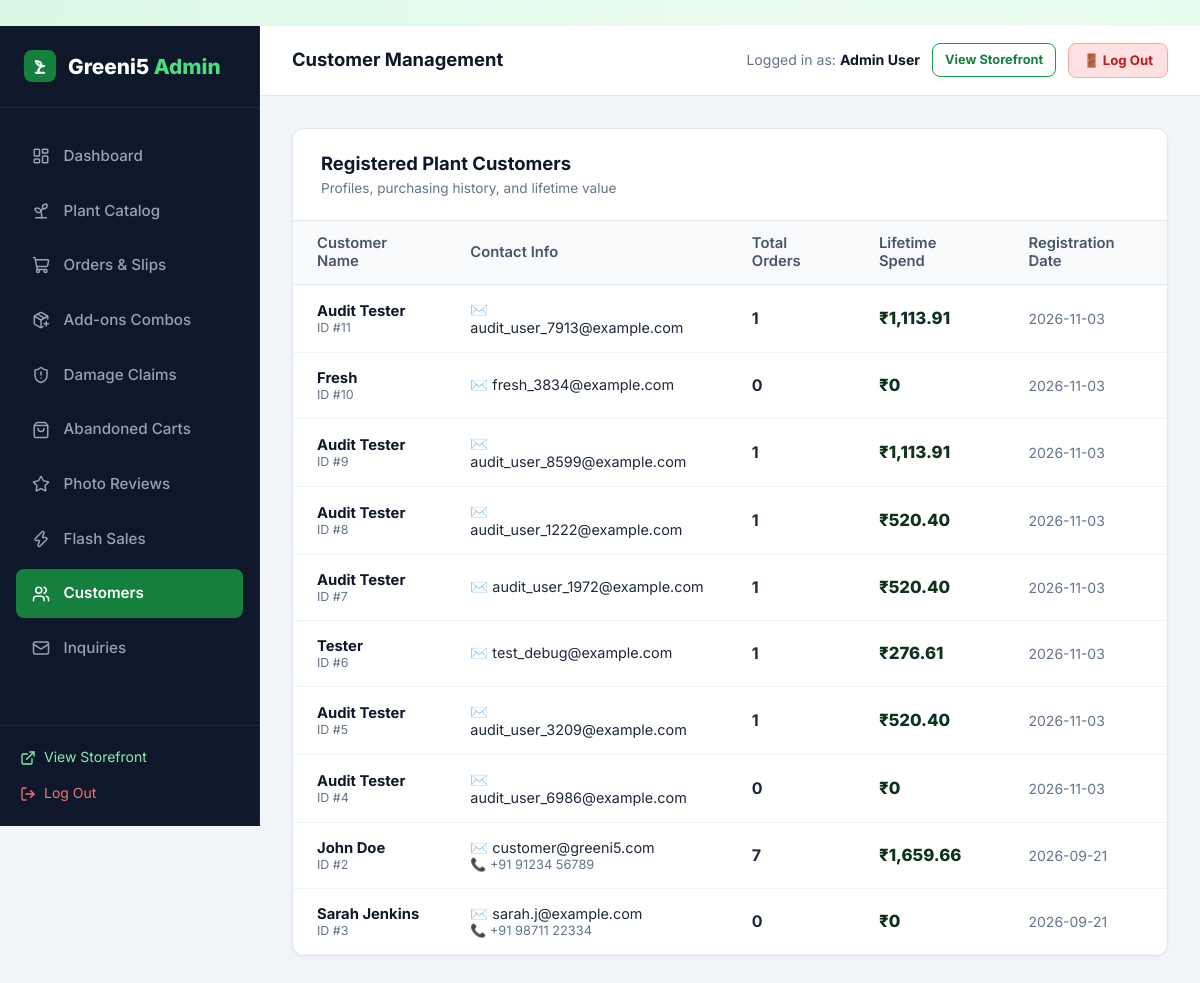
The page /admin/customers (signed in) on the database its author committed.
### tables this page shows
CREATE TABLE users (
    id INTEGER PRIMARY KEY AUTOINCREMENT,
    name TEXT NOT NULL,
    email TEXT UNIQUE NOT NULL,
    password_hash TEXT NOT NULL,
    role TEXT NOT NULL DEFAULT 'customer',
    phone TEXT,
    created_at TIMESTAMP DEFAULT CURRENT_TIMESTAMP
);

### app.py (the view)
@app.route('/admin/customers')
@admin_required
def admin_customers():
    customers = query_db('''
        SELECT u.*,
               COUNT(o.id) as total_orders,
               COALESCE(SUM(o.total_amount), 0.0) as total_spent
        FROM users u
        LEFT JOIN orders o ON u.id = o.user_id AND o.order_status != "Rejected"
        WHERE u.role = "customer"
        GROUP BY u.id
        ORDER BY u.created_at DESC
    ''')
    return render_template('admin/customers.html', customers=customers)

### app.py (called while the page is built)
@app.after_request
def add_cache_control_headers(response):
    if response.content_type and 'text/html' in response.content_type:
        response.headers['Cache-Control'] = 'no-cache, no-store, must-revalidate, max-age=0'
        response.headers['Pragma'] = 'no-cache'
        response.headers['Expires'] = '0'
    return response

@app.template_filter('currency')
def currency_filter(amount):
    try:
        val = float(amount)
        return f"₹{val:,.2f}".rstrip('0').rstrip('.') if val % 1 == 0 else f"₹{val:,.2f}"
    except (ValueError, TypeError):
        return f"₹{amount}"

def admin_required(f):
    @wraps(f)
    def decorated_function(*args, **kwargs):
        if 'user_id' not in session:
            flash('Admin authentication required.', 'warning')
            return redirect(url_for('login', next=request.full_path.rstrip('?')))
        user = query_db('SELECT role FROM users WHERE id = ?', (session['user_id'],), one=True)
        if not user or user['role'] != 'admin':
            flash('Access denied. Administrator privileges required.', 'danger')
            return redirect(url_for('index'))
        return f(*args, **kwargs)
    return decorated_function

### database.py (called while the page is built)
def get_db():
    db = getattr(g, '_database', None)
    if db is None:
        db = g._database = sqlite3.connect(DATABASE)
        db.row_factory = sqlite3.Row
        db.execute('PRAGMA foreign_keys = ON;')
    return db

def query_db(query, args=(), one=False):
    cur = get_db().execute(query, args)
    rv = cur.fetchall()
    cur.close()
    return (rv[0] if rv else None) if one else rv

### templates/admin/customers.html (shortened to what this page needs)
﻿{% extends "admin/base_admin.html" %}
{% block page_title %}Customer Management{% endblock %}
{% block admin_content %}
<div class="admin-card">
  <div class="admin-card-header">
    <div>
      <h3>Registered Plant Customers</h3>
      <p style="font-size: 0.85rem; color: #64748b;">Profiles, purchasing history, and lifetime value</p>
    </div>
  </div>
  <div class="table-responsive">
    <table class="admin-table">
      <thead>
        <tr>
          <th>Customer Name</th>
          <th>Contact Info</th>
          <th>Total Orders</th>
          <th>Lifetime Spend</th>
          <th>Registration Date</th>
        </tr>
      </thead>
      <tbody>
        {% if customers %}
          {% for cust in customers %}
            <tr>
              <td>
                <div style="font-weight: 700; color: #0f172a;">{{ cust.name }}</div>
                <div style="font-size: 0.78rem; color: #64748b;">ID #{{ cust.id }}</div>
              </td>
              <td>
                <div style="font-size: 0.9rem;">✉️ {{ cust.email }}</div>
                {% if cust.phone %}
                  <div style="font-size: 0.8rem; color: #64748b;">📞 {{ cust.phone }}</div>
                {% endif %}
              </td>
              <td style="font-weight: 700; font-size: 1rem;">
                {{ cust.total_orders }}
              </td>
              <td style="font-weight: 800; font-size: 1.05rem; color: var(--primary-dark);">
                {{ cust.total_spent | currency }}
              </td>
              <td style="color: #64748b; font-size: 0.875rem;">
                {{ cust.created_at.split()[0] if cust.created_at else '2026' }}
              </td>
            </tr>
          {% endfor %}
        {% else %}
          <tr>
            <td colspan="5" style="text-align: center; padding: 3rem; color: #64748b;">
              No registered customers yet.
            </td>
          </tr>
        {% endif %}
      </tbody>
    </table>
  </div>
</div>
{% endblock %}

### templates/admin/base_admin.html (shortened to what this page needs)
<!DOCTYPE html>
<html lang="en">
<head>
  <link rel="stylesheet" href="{{ url_for('static', filename='css/style.css') }}?v={{ asset_version }}">
  <link rel="stylesheet" href="{{ url_for('static', filename='css/admin.css') }}?v={{ asset_version }}">
</head>
<body>
<div class="admin-layout">
  <aside class="admin-sidebar">
    <div class="admin-brand">
      <div class="leaf-icon" style="width: 32px; height: 32px; background: #15803d; border-radius: 8px; display: flex; align-items: center; justify-content: center; color: white;">
        <svg width="20" height="20" viewBox="0 0 24 24" fill="none" stroke="#ffffff" stroke-width="2.4" stroke-linecap="round" stroke-linejoin="round">
          <path d="M7 20h10"/>
          <path d="M10 20c0-4.4 2-8 7-8"/>
          <path d="M14 12c-3.5 0-6.5-2.5-7-6 4 0 7 2 7 6Z" fill="rgba(255,255,255,0.25)"/>
          <path d="M10 20v-3"/>
        </svg>
      </div>
      <div>Greeni5 <span>Admin</span></div>
    </div>
    <ul class="admin-nav">
      <li>
        <a href="{{ url_for('admin_dashboard') }}" class="{{ 'active' if request.endpoint == 'admin_dashboard' else '' }}">
          <i data-lucide="layout-dashboard" style="width: 18px;"></i> Dashboard
        </a>
      </li>
      <li>
        <a href="{{ url_for('admin_plants') }}" class="{{ 'active' if request.endpoint in ['admin_plants', 'admin_plant_add', 'admin_plant_edit'] else '' }}">
          <i data-lucide="sprout" style="width: 18px;"></i> Plant Catalog
        </a>
      </li>
      <li>
        <a href="{{ url_for('admin_orders') }}" class="{{ 'active' if request.endpoint == 'admin_orders' else '' }}">
          <i data-lucide="shopping-cart" style="width: 18px;"></i> Orders & Slips
        </a>
      </li>
      <li>
        <a href="{{ url_for('admin_addons') }}" class="{{ 'active' if request.endpoint == 'admin_addons' else '' }}">
          <i data-lucide="package-plus" style="width: 18px;"></i> Add-ons Combos
        </a>
      </li>
      <li>
        <a href="{{ url_for('admin_replacements') }}" class="{{ 'active' if request.endpoint == 'admin_replacements' else '' }}">
          <i data-lucide="shield-alert" style="width: 18px;"></i> Damage Claims
        </a>
      </li>
      <li>
        <a href="{{ url_for('admin_abandoned_carts') }}" class="{{ 'active' if request.endpoint == 'admin_abandoned_carts' else '' }}">
          <i data-lucide="shopping-bag" style="width: 18px;"></i> Abandoned Carts
        </a>
      </li>
      <li>
        <a href="{{ url_for('admin_reviews') }}" class="{{ 'active' if request.endpoint == 'admin_reviews' else '' }}">
          <i data-lucide="star" style="width: 18px;"></i> Photo Reviews
        </a>
      </li>
      <li>
        <a href="{{ url_for('admin_promotions') }}" class="{{ 'active' if request.endpoint == 'admin_promotions' else '' }}">
          <i data-lucide="zap" style="width: 18px;"></i> Flash Sales
        </a>
      </li>
      <li>
        <a href="{{ url_for('admin_customers') }}" class="{{ 'active' if request.endpoint == 'admin_customers' else '' }}">
          <i data-lucide="users" style="width: 18px;"></i> Customers
        </a>
      </li>
      <li>
        <a href="{{ url_for('admin_messages') }}" class="{{ 'active' if request.endpoint == 'admin_messages' else '' }}">
          <i data-lucide="mail" style="width: 18px;"></i> Inquiries
        </a>
      </li>
    </ul>
    <div class="admin-sidebar-footer">
      <a href="{{ url_for('index') }}" style="display: flex; align-items: center; gap: 0.5rem; color: #86efac; font-size: 0.875rem; margin-bottom: 0.75rem;">
        <i data-lucide="external-link" style="width: 16px;"></i> View Storefront
      </a>
      <a href="{{ url_for('logout') }}" style="display: flex; align-items: center; gap: 0.5rem; color: #f87171; font-size: 0.875rem;">
        <i data-lucide="log-out" style="width: 16px;"></i> Log Out
      </a>
    </div>
  </aside>
  <div class="admin-main">
    <header class="admin-topbar">
      <div style="font-weight: 700; font-size: 1.15rem; color: #0f172a;">
        {% block page_title %}Overview Dashboard{% endblock %}
      </div>
      <div style="display: flex; align-items: center; gap: 0.75rem;">
        <span style="font-size: 0.88rem; color: #64748b;">Logged in as: <strong style="color: #0f172a;">{{ current_user.name }}</strong></span>
        <a href="{{ url_for('index') }}" class="btn btn-outline btn-sm" style="font-size: 0.8rem; padding: 6px 12px; border-radius: 8px;">
          View Storefront
        </a>
        <a href="{{ url_for('logout') }}" class="btn btn-sm" style="background: #fee2e2; color: #b91c1c; border: 1.5px solid #fca5a5; font-size: 0.825rem; padding: 6px 14px; border-radius: 8px; font-weight: 700; text-decoration: none;">
          🚪 Log Out
        </a>
      </div>
    </header>
    <main class="admin-content">
      {% block admin_content %}{% endblock %}
    </main>
  </div>
</div>
</body>
</html>

### static/css/style.css (style rules this page uses)
:root { --primary: #16a34a; --primary-hover: #15803d; --primary-glow: rgba(34, 197, 94, 0.4); --primary-light: rgba(220, 252, 231, 0.7); --primary-border: rgba(187, 247, 208, 0.8); --accent: #f59e0b; --text-main: #0e331c; --text-muted: #3d5e49; --text-light: #73947f; --glass-bg: rgba(255, 255, 255, 0.75); --glass-bg-hover: rgba(255, 255, 255, 0.9); --glass-bg-subtle: rgba(240, 253, 244, 0.65); --glass-border: rgba(255, 255, 255, 0.85); --glass-border-green: rgba(134, 239, 172, 0.5); --glass-shadow: 0 10px 30px 0 rgba(22, 101, 52, 0.07), inset 0 1px 1px 0 rgba(255, 255, 255, 0.9); --glass-shadow-hover: 0 18px 40px 0 rgba(22, 163, 74, 0.16), inset 0 1px 2px 0 rgba(255, 255, 255, 1); --glass-blur: blur(16px); --radius-sm: 10px; --radius: 16px; --radius-lg: 24px; --radius-full: 9999px; --transition: all 0.3s cubic-bezier(0.16, 1, 0.3, 1); }
*, *::before, *::after { box-sizing: border-box; margin: 0; padding: 0; }
body { font-family: 'Inter', system-ui, -apple-system, BlinkMacSystemFont, "Segoe UI", Roboto, sans-serif; background-color: #f1fbf4; background-image: radial-gradient(at 0% 0%, rgba(187, 247, 208, 0.45) 0px, transparent 50%), radial-gradient(at 100% 0%, rgba(220, 252, 231, 0.5) 0px, transparent 50%), radial-gradient(at 50% 50%, rgba(240, 253, 244, 0.6) 0px, transparent 60%), radial-gradient(at 100% 100%, rgba(187, 247, 208, 0.4) 0px, transparent 50%); background-attachment: fixed; color: var(--text-main); line-height: 1.6; min-height: 100vh; display: flex; flex-direction: column; }
a { color: inherit; text-decoration: none; transition: var(--transition); }
.btn { display: inline-flex; align-items: center; justify-content: center; gap: 0.5rem; padding: 0.72rem 1.6rem; border-radius: var(--radius-full); font-weight: 700; font-size: 0.95rem; border: 1px solid transparent; cursor: pointer; position: relative; overflow: hidden; transition: var(--transition); }
.btn-outline { background: rgba(255, 255, 255, 0.7); backdrop-filter: blur(8px); border: 1.5px solid var(--primary); color: #15803d; box-shadow: var(--shadow-sm); }
.btn-sm { padding: 0.45rem 1.05rem; font-size: 0.85rem; }

### static/css/admin.css (style rules this page uses)
.admin-sidebar { background: #0f172a; color: #f8fafc; display: flex; flex-direction: column; position: sticky; top: 0; height: 100vh; border-right: 1px solid #1e293b; }
.admin-brand { padding: 1.5rem; display: flex; align-items: center; gap: 0.75rem; font-size: 1.3rem; font-weight: 800; color: #ffffff; border-bottom: 1px solid #1e293b; }
.admin-brand span { color: #4ade80; }
.admin-nav { padding: 1.5rem 1rem; flex: 1; list-style: none; display: flex; flex-direction: column; gap: 0.4rem; }
.admin-nav a { display: flex; align-items: center; gap: 0.85rem; padding: 0.75rem 1rem; border-radius: 8px; color: #94a3b8; font-size: 0.95rem; font-weight: 500; transition: all 0.2s; }
.admin-nav a:hover, .admin-nav a.active { background: #1e293b; color: #ffffff; }
.admin-nav a.active { background: #15803d; color: #ffffff; font-weight: 600; }
.admin-sidebar-footer { padding: 1.25rem; border-top: 1px solid #1e293b; }
.admin-main { display: flex; flex-direction: column; min-width: 0; }
.admin-topbar { background: #ffffff; height: 70px; border-bottom: 1px solid #e2e8f0; display: flex; align-items: center; justify-content: space-between; padding: 0 2rem; position: sticky; top: 0; z-index: 50; }
.admin-content { padding: 2rem; flex: 1; }
.admin-card { background: #ffffff; border: 1px solid #e2e8f0; border-radius: 12px; overflow: hidden; box-shadow: 0 1px 3px rgba(0,0,0,0.05); margin-bottom: 2rem; }
.admin-card-header { padding: 1.25rem 1.75rem; border-bottom: 1px solid #e2e8f0; display: flex; align-items: center; justify-content: space-between; }
.admin-card-header h3 { font-size: 1.15rem; font-weight: 700; color: #0f172a; }
.table-responsive { width: 100%; overflow-x: auto; }
.admin-table { width: 100%; border-collapse: collapse; text-align: left; font-size: 0.925rem; }
.admin-table th { background: #f8fafc; padding: 0.85rem 1.5rem; font-weight: 600; color: #475569; border-bottom: 1px solid #e2e8f0; }
.admin-table td { padding: 1rem 1.5rem; border-bottom: 1px solid #f1f5f9; color: #1e293b; vertical-align: middle; }

### rows shown on the page
users: name "Admin User"
users: name "Audit Tester", id "11", email "audit_user_7913@example.com", total_orders "1", total_spent "₹1,113.91", created_at "2026-11-03"
users: name "Fresh", id "10", email "fresh_3834@example.com", total_orders "0", total_spent "₹0", created_at "2026-11-03"
users: name "Audit Tester", id "9", email "audit_user_8599@example.com", total_orders "1", total_spent "₹1,113.91", created_at "2026-11-03"
users: name "Audit Tester", id "8", email "audit_user_1222@example.com", total_orders "1", total_spent "₹520.40", created_at "2026-11-03"
users: name "Audit Tester", id "7", email "audit_user_1972@example.com", total_orders "1", total_spent "₹520.40", created_at "2026-11-03"
users: name "Tester", id "6", email "test_debug@example.com", total_orders "1", total_spent "₹276.61", created_at "2026-11-03"
users: name "Audit Tester", id "5", email "audit_user_3209@example.com", total_orders "1", total_spent "₹520.40", created_at "2026-11-03"
users: name "Audit Tester", id "4", email "audit_user_6986@example.com", total_orders "0", total_spent "₹0", created_at "2026-11-03"
users: name "John Doe", id "2", email "customer@greeni5.com", phone "+91 91234 56789", total_orders "7", total_spent "₹1,659.66", created_at "2026-09-21"
users: name "Sarah Jenkins", id "3", email "sarah.j@example.com", phone "+91 98711 22334", total_orders "0", total_spent "₹0", created_at "2026-09-21"
